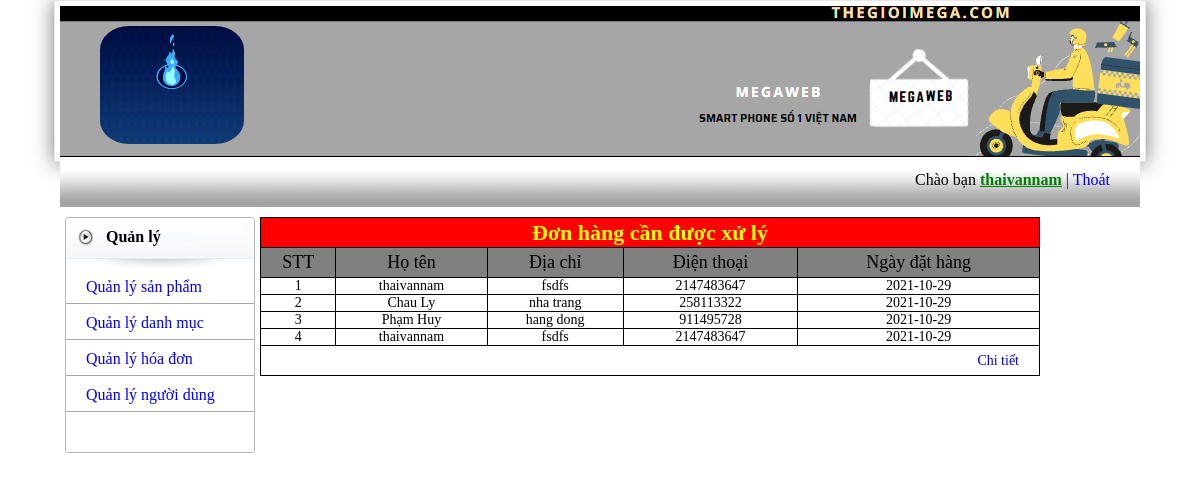
The page /admin/admin.php (signed in) on the database its author committed.
### tables this page shows
CREATE TABLE `hoadon` (
  `mahd` int(11) NOT NULL,
  `idnd` int(11) NOT NULL,
  `hoten` varchar(50) NOT NULL,
  `diachi` varchar(255) NOT NULL,
  `dienthoai` int(11) NOT NULL,
  `email` varchar(255) NOT NULL,
  `ngaydathang` date NOT NULL,
  `trangthai` int(11) NOT NULL
);

### admin/content_admin.php (the view, shortened to what this page needs)
<?php
if(isset($_GET['admin']))
	switch($_GET['admin'])
	{
		case 'hienthisp':
			include ("sanpham.php");
			break;
		case 'themsp':
			include ("them_sanpham.php");
			break;
		case 'suasp':
			include ("sua_sanpham.php");
			break;
		case 'hienthidm':
			include ("danhmuc.php");
			break;
		case 'themdm':
			include ("them_danhmuc.php");
			break;
		case 'suadm':
			include ("sua_danhmuc.php");
			break;
		case 'hienthind':
			include ("nguoidung.php");
			break;
		case 'themnd':
			include ("them_nguoidung.php");
			break;
		case 'suand':
			include ("sua_nguoidung.php");
			break;
			case 'xulyhd':
			include ("xulyhd.php");
			break;
		case 'hienthihd':
			include ("hoadon.php");
			break;
		case 'chitiethoadon':
			include ("chitiethoadon.php");
			break;
		case 'xulyht':
			include ("xulyht.php");
			break;
		case 'xulysp':
			include ("xulysp.php");
			break;
		default:
			include ("sanpham.php");
			break;
	}
	else
	{
	?>
		<div id="admincon">
			<div id="sanphammoi">
				<table>
					<tr class="sanphammoitheongay">
						<td colspan=6>Đơn hàng cần được xử lý</td>
					</tr>
					<tr class="tieudespmoi">
						<td>STT</td>
						<td>Họ tên</td>
						<td>Địa chỉ</td>
						<td>Điện thoại</td>
						<td>Ngày đặt hàng</td>
					</tr>
					<?php
						$i=1;
						$sql=mysqli_query($mysqli,"select * from hoadon where trangthai='1'");
						while($row=mysqli_fetch_array($sql))
						{
					?>
					<tr>
						<td><?php echo $i++; ?></td>
						<td><?php echo $row['hoten'] ?></td>
						<td><?php echo $row['diachi'] ?></td>
						<td><?php echo $row['dienthoai'] ?></td>
						<td><?php echo $row['ngaydathang'] ?></td>
					</tr>
					<?php } ?>
					<tr>
						<td colspan=6 align="right" style="padding-right:20px; height:30px;"><a href="admin.php?admin=hienthihd">Chi tiết</a></td>
					</tr>
				</table>
			</div>
		</div>
	<?php
	}
?>

### admin/css/admin1.css (style rules this page uses)
* { margin: 0; padding: 0; }
table { margin: 0; padding: 0; text-indent: 0; }
body { font-family: tahoma; }
a { text-decoration: none; }
#admincon { width: 780px; height: auto; overflow: hidden; }
#sanphammoi { width: 100%; height: auto; overflow: hidden; }
#sanphammoi table { width: 100%; border-collapse: collapse; font-size: 14px; }
#sanphammoi tr { text-align: center; }
#sanphammoi tr td { border: 1px solid black; }
#sanphammoi tr.tieudespmoi { color: black; background: gray; height: 30px; font-size: 18px; }
#sanphammoi tr.sanphammoitheongay { background: red; height: 30px; text-align: center; color: yellow; font-size: 22px; font-weight: bold; }

### rows shown on the page
hoadon: hoten "thaivannam", diachi "fsdfs", dienthoai "2147483647", ngaydathang "2021-10-29"
hoadon: hoten "Chau Ly", diachi "nha trang", dienthoai "258113322", ngaydathang "2021-10-29"
hoadon: hoten "Phạm Huy", diachi "hang dong", dienthoai "911495728", ngaydathang "2021-10-29"
hoadon: hoten "thaivannam", diachi "fsdfs", dienthoai "2147483647", ngaydathang "2021-10-29"

### other values the page prints
$_SESSION['username'] "thaivannam"
